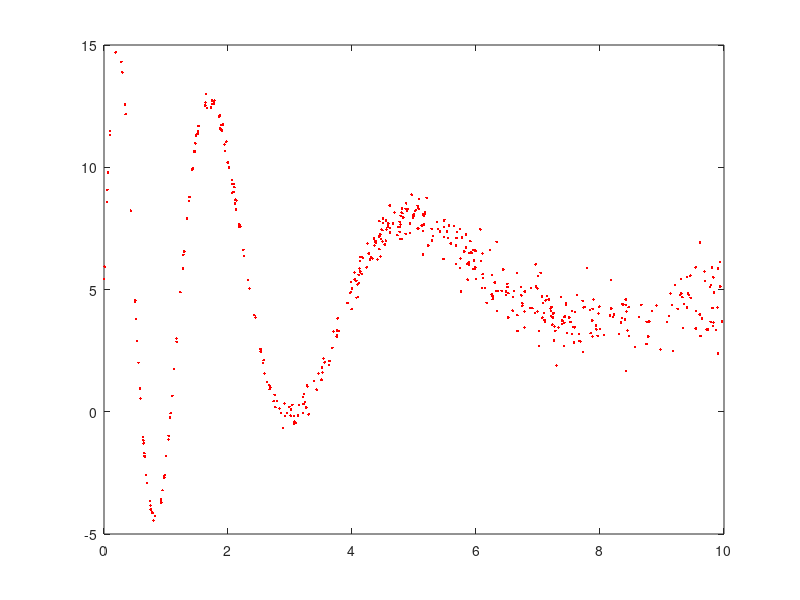

Write the MATLAB code that produced this figure. (Note: this script raises an error after producing the figure.)
% TEST_LWPR_1D
%
% Simple script to demonstrate the LWPR algorithm
% We train a model on toy data, and later retrieve
% predictions and confidence bounds from the model


%%%%%%%%%%%%%%%%%%%%%%%%%%%%%%%%%%%%%%%%%%%%%%%%%%%%%%%%%%%%%%%%%%%
% In the next lines, we create a toy dataset with Ntr=500 samples
%%%%%%%%%%%%%%%%%%%%%%%%%%%%%%%%%%%%%%%%%%%%%%%%%%%%%%%%%%%%%%%%%%%

Ntr = 500;
Xtr = 10*rand(Ntr,1);

testfunc = inline('10*sin(7.8*log(1+x))./(1+0.1*x.^2)');

Ytr = 5 + testfunc(Xtr) + 0.1*randn(Ntr,1).*Xtr;

clf
plot(Xtr,Ytr,'r.');
drawnow;
hold on

%%%%%%%%%%%%%%%%%%%%%%%%%%%%%%%%%%%%%%%%%%%%%%%%%%%%%%%%%%%%%%%%%%%%%%%
% Now we create a new LWPR model  using "lwpr_init"
% The parameters (1,1) mean  1 input dimension,  1 output dimension
%
% Using "lwpr_set", we set appropriate values for model parameters
% The most important parameter is "init_D", the initial distance
% metric that is assigned to new receptive fields (local models).
% In general init_D is a square matrix corresponding to the input
% dimensionality. For 1-D it is just a scalar.
% Smaller values for init_D  yield wider receptive fields, which
% might oversmooth at the start of training and lead to slow 
% convergence.
%%%%%%%%%%%%%%%%%%%%%%%%%%%%%%%%%%%%%%%%%%%%%%%%%%%%%%%%%%%%%%%%%%%%%%%
model = lwpr_init(1,1);
model = lwpr_set(model,'init_D',20);
model = lwpr_set(model,'update_D',1);
model = lwpr_set(model,'diag_only',1);
model = lwpr_set(model,'penalty',0.0001);
model = lwpr_set(model,'init_alpha', 40);
%model = lwpr_set(model,'kernel','BiSquare');

%%%%%%%%%%%%%%%%%%%%%%%%%%%%%%%%%%%%%%%%%%%%%%%%%%%%%%%%%%%%%%%%%%%%%%%
% With the following line, we transfer the LWPR model (which is a 
% Matlab struct until now) into MEX-internal memory. This drastically
% speeds up predictions und updates, but has the slight disadvantage
% that its parameters can not be directly accessed anymore.
% After the call to "lwpr_storage",   "model" is effectively a 
% C-pointer (int32 or int64 within Matlab). Never change that variable,
% or you may loose the LWPR model!
%%%%%%%%%%%%%%%%%%%%%%%%%%%%%%%%%%%%%%%%%%%%%%%%%%%%%%%%%%%%%%%%%%%%%%%
model = lwpr_storage('Store',model);


%%%%%%%%%%%%%%%%%%%%%%%%%%%%%%%%%%%%%%%%%%%%%%%%%%%%%%%%%%%%%%%%%%%%%%%
% Now we start training the model. We just call "lwpr_update" with one
% input/output tuple after another. The function also returns the
% current prediction for the input data, which we use to keep track
% of the MSE on the training data
%
% For printing how the training proceeds, we also use
%  a) lwpr_num_data   to report the number of training data the model
%                     has seen
%  b) lwpr_num_rfs    to report the number of receptive fields that
%                     have been allocated so far
%%%%%%%%%%%%%%%%%%%%%%%%%%%%%%%%%%%%%%%%%%%%%%%%%%%%%%%%%%%%%%%%%%%%%%%
for k=1:20
   ind = randperm(Ntr);
   mse = 0;
   
   for i=1:Ntr
      [model,yp] = lwpr_update(model,Xtr(ind(i)),Ytr(ind(i)));
	   mse = mse + (Ytr(ind(i),:)-yp)^2;
   end
   
   nMSE = mse/Ntr/var(Ytr,1);
   fprintf(1,'#Data: %5d  #RFs: %3d  nMSE=%5.3f\n',lwpr_num_data(model),lwpr_num_rfs(model),nMSE);   
   if exist('fflush') % for Octave output only
      fflush(1);
   end   
end


%%%%%%%%%%%%%%%%%%%%%%%%%%%%%%%%%%%%%%%%%%%%%%%%%%%%%%%%%%%%%%%%%%%%%%%
% In the next lines, we retrieve predictions from the LWPR model
% on the regularly sampled interval [0;10]
% This is achieved by calling   "lwpr_predict"
% The first output is the prediction, the second is a 
% one-standard-deviation confidence bound.
%%%%%%%%%%%%%%%%%%%%%%%%%%%%%%%%%%%%%%%%%%%%%%%%%%%%%%%%%%%%%%%%%%%%%%%
Ntest = 500;
Xtest = linspace(0,10,Ntest);
Ytest = zeros(Ntest,1);
Conf = zeros(Ntest,1);

for k=1:500
   [Ytest(k), Conf(k)] = lwpr_predict(model,Xtest(k));
end

% Plot the predictions and confidence bounds
plot(Xtest,Ytest,'b-');
hold on
plot(Xtest,Ytest+Conf,'c-');
plot(Xtest,Ytest-Conf,'c-');


%%%%%%%%%%%%%%%%%%%%%%%%%%%%%%%%%%%%%%%%%%%%%%%%%%%%%%%%%%%%%%%%%%%%%%%
% With the following line, we transform the MEX-internal LWPR model
% back into a Matlab struct, and also free the internal memory.
% After this, we can still use "model" to calculate predictions,
% but this would be slower as before. However, we can now access all
% internal variables, which we exploit to visualize the receptive
% fields. 
% Note that this step is also necessary if you wish to save the 
% LWPR model together with the rest of you Matlab workspace, since
% Matlab does not "know" about the internal storage scheme.
%%%%%%%%%%%%%%%%%%%%%%%%%%%%%%%%%%%%%%%%%%%%%%%%%%%%%%%%%%%%%%%%%%%%%%%
model = lwpr_storage('GetFree',model);


%%%%%%%%%%%%%%%%%%%%%%%%%%%%%%%%%%%%%%%%%%%%%%%%%%%%%%%%%%%%%%%%%%%%%%%
% Any receptive field can be accessed by 
%   model.sub(outDim).rfs(index)
% where outDim is the output dimension (here only =1)  and index 
% selects the RF within that output dimension. 
% Thus, model.sub(1).rfs(5).D   corresponds to the distance metric
% of the 5th receptive field.  The field "c" denotes the center
% of that field,  beta0 is the offset, and beta the PLS regression
% parameter (in 1-D equivalent to +/- the slope of the local model)
%%%%%%%%%%%%%%%%%%%%%%%%%%%%%%%%%%%%%%%%%%%%%%%%%%%%%%%%%%%%%%%%%%%%%%%
t = linspace(0,2*pi,50);
ct = cos(t);
st = sin(t);

for k=1:length(model.sub(1).rfs); 
   r = 1/sqrt(model.sub(1).rfs(k).D);
   x = model.sub.rfs(k).c;
   y = model.sub.rfs(k).beta0;
   b = model.sub.rfs(k).beta * model.sub.rfs(k).U;
   plot(x+r*ct,r*st,'g-');
   plot([x-r,x+r],[y-r*b,y+r*b],'k-');
end

% LWPR: A MATLAB library for incremental online learning
% Copyright (C) 2007  Stefan Klanke, Sethu Vijayakumar, Stefan Schaal
% Contact: sethu.vijayakumar@ed.ac.uk
%
% This library is free software; you can redistribute it and/or
% modify it under the terms of the GNU Lesser General Public
% License as published by the Free Software Foundation; either
% version 2.1 of the License, or (at your option) any later version.
%
% This library is distributed in the hope that it will be useful,
% but WITHOUT ANY WARRANTY; without even the implied warranty of
% MERCHANTABILITY or FITNESS FOR A PARTICULAR PURPOSE.  See the GNU
% Lesser General Public License for more details.
%
% You should have received a copy of the GNU Library General Public
% License along with this library; if not, write to the Free
% Software Foundation, Inc., 675 Mass Ave, Cambridge, MA 02139, USA.
